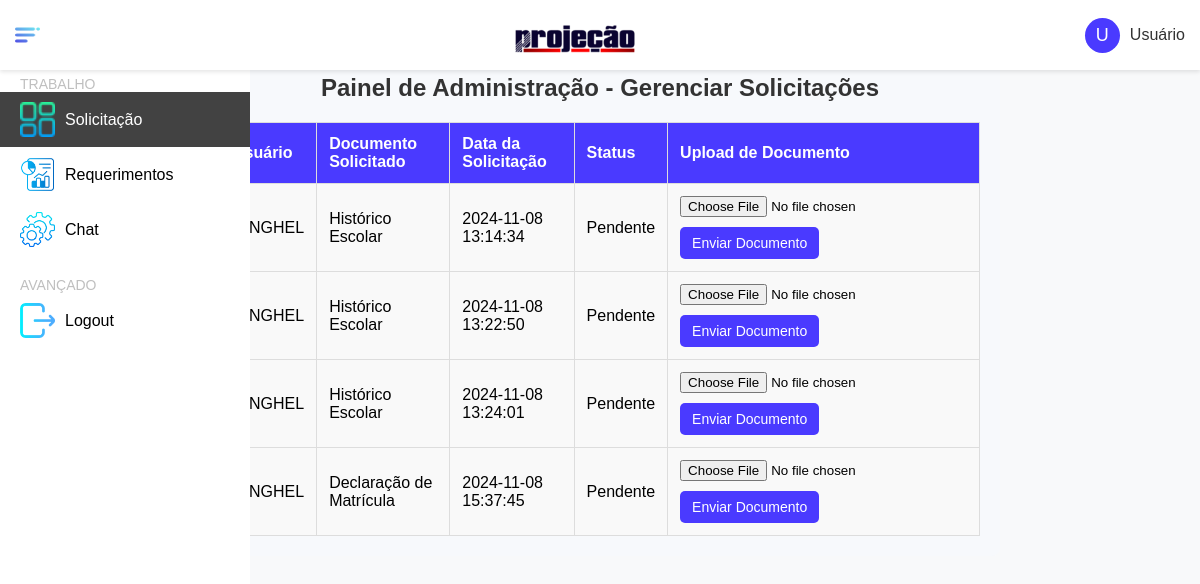
Page /Gataway2/resources/viewsadm/admin_panel.php (signed in) on the committed database.
### tables this page shows
CREATE TABLE `document_requests` (
  `id` int(11) NOT NULL,
  `user_id` int(11) NOT NULL,
  `document_type` varchar(100) NOT NULL,
  `status` enum('Pendente','Aprovado','Concluído') DEFAULT 'Pendente',
  `request_date` timestamp NOT NULL DEFAULT current_timestamp(),
  `document_file` varchar(255) DEFAULT NULL
);

CREATE TABLE `users` (
  `id` int(11) NOT NULL,
  `name` varchar(100) NOT NULL,
  `email` varchar(100) NOT NULL,
  `phone` varchar(20) DEFAULT NULL,
  `password` varchar(255) NOT NULL,
  `created_at` timestamp NOT NULL DEFAULT current_timestamp(),
  `last_document_requested` varchar(100) DEFAULT NULL,
  `request_status` enum('Pendente','Aprovado','Concluido') DEFAULT 'Pendente',
  `request_date` timestamp NULL DEFAULT NULL,
  `last_document_issued` varchar(100) DEFAULT NULL,
  `issued_date` timestamp NULL DEFAULT NULL,
  `document_file` varchar(255) DEFAULT NULL,
  `address` varchar(255) DEFAULT NULL,
  `course` varchar(100) DEFAULT NULL,
  `profile_picture` varchar(255) DEFAULT NULL
);

### Gataway2/resources/viewsadm/admin_panel.php (the view, shortened to what this page needs)
<?php
include_once '../../app/Controllers/db.php';
$sql = "SELECT dr.id AS request_id, u.name, dr.document_type, dr.status, dr.request_date
        FROM document_requests dr
        JOIN users u ON dr.user_id = u.id
        WHERE dr.status = 'Pendente'";
$stmt = $conn->prepare($sql);
$stmt->execute();
$requests = $stmt->fetchAll(PDO::FETCH_ASSOC);
?>
<?php include(__DIR__ . '/components\headeradm.php'); ?>
<?php include(__DIR__ . '/components\sidebaradm.php'); ?>
<!DOCTYPE html>
<html lang="pt-br">
<head>
</head>
<body>
    <div class="container">
        <br><br><br><h2>Painel de Administração - Gerenciar Solicitações</h2>
        <table class="table">
            <thead>
                <tr>
                    <th>Usuário</th>
                    <th>Documento Solicitado</th>
                    <th>Data da Solicitação</th>
                    <th>Status</th>
                    <th>Upload de Documento</th>
                </tr>
            </thead>
            <tbody>
                <?php foreach ($requests as $request): ?>
                    <tr>
                        <td><?php echo htmlspecialchars($request['name']); ?></td>
                        <td><?php echo htmlspecialchars($request['document_type']); ?></td>
                        <td><?php echo htmlspecialchars($request['request_date']); ?></td>
                        <td><?php echo htmlspecialchars($request['status']); ?></td>
                        <td>
                            <form action="admin_panel.php" method="POST" enctype="multipart/form-data">
                                <input type="file" name="document_file" required>
                                <button type="submit">Enviar Documento</button>
                            </form>
                        </td>
                    </tr>
                <?php endforeach; ?>
            </tbody>
        </table>
    </div>
</body>
</html>

### Gataway2/resources/viewsadm/components/headeradm.php (shortened to what this page needs)
<link rel="stylesheet" href="../../public/css/header.css">
<div class="header">
    <span class="menu-icon" id="iconSidenav">
        <img src="../../public/images/menu.png" style="width: 25px; height: 20px;" alt="Menu" />
    </span>
    <div class="logo">
        <img src="../..\public\images\logo1.png " alt="Cashtime Logo">
    </div>
    <div class="user-info">
    <div class="user-icon">
        <?php
            echo isset($_SESSION['user_name']) ? strtoupper(substr($_SESSION['user_name'], 0, 1)) : 'U';
        ?>
    </div>
    <span class="user-name">
        <?php
            echo isset($_SESSION['user_name']) ? htmlspecialchars($_SESSION['user_name']) : 'Usuário';
        ?>
    </span>
</div>
</div>

### Gataway2/resources/viewsadm/components/sidebaradm.php (shortened to what this page needs)
<link rel="stylesheet" href="../../public/css/sidebar.css">
<aside class="side-nav navbar" id="sidenav-main" style="align-content: flex-start;">
<br><br>
    <div class="collapse navbar-collapse w-auto h-100" id="sidenav-collapse-main">
        <ul class="navbar-nav">
            <span class="nav-subtitles">Trabalho</span>
            <li class="navItem">
                <a class="navLink active" href="../..\resources\viewsadm\admin_panel.php">
                    <img class="icon" src="../..\public\images\icons\layout.png" alt="Dashboard Icon" />
                    <span class="navLink-text ms-1">Solicitação</span>
                </a>
            </li>
            <li class="navItem">
                <a class="navLink" href="admin_dashboard.php">
                    <img class="icon" src="../..\public\images\icons\Relatorio.png" alt="Reports Icon" />
                    <span class="navLink-text ms-1">Requerimentos</span>
                </a>
            </li>
            <li class="navItem">
                <a class="navLink" href="chat_admin.php">
                    <img class="icon" src="../..\public\images\icons\config.png" alt="Webhooks Icon" />
                    <span class="navLink-text ms-1">Chat</span>
                </a>
            </li>
        </ul>
        <ul class="navbar-nav">
            <span class="nav-subtitles">Avançado</span>
            <li class="navItem">
                <a class="navLink" href="logoutadm.php">
                    <img class="icon" src="../..\public\images\icons\exit.png" alt="Logout Icon" />
                    <span class="navLink-text ms-1">Logout</span>
                </a>
            </li>
        </ul>
    </div>
</aside>

### Gataway2/public/css/header.css (style rules this page uses)
.header { position: fixed; top: 0; left: 0; width: 100%; display: flex; justify-content: space-between; align-items: center; padding: 15px; background-color: #fff; box-shadow: 0 2px 4px rgba(0, 0, 0, 0.1); z-index: 1000; }
.logo img { height: 40px; }
.user-info { position: relative; display: flex; align-items: center; cursor: pointer; }
.user-icon { width: 35px; height: 35px; border-radius: 50%; background-color: #4a3aff; color: #fff; font-size: 18px; display: flex; justify-content: center; align-items: center; margin-right: 10px; }
.user-name { font-size: 16px; color: #333; }

### Gataway2/public/css/sidebar.css (style rules this page uses)
* { margin: 0; padding: 0; box-sizing: border-box; }
body { font-family: Arial, sans-serif; background-color: #f8f9fa; }
.side-nav { width: 250px; background-color: #ffffff; color: #2a2a2a; position: fixed; height: 100vh; overflow-y: auto; padding-top: 20px; }
.menu-icon { width: 50px; height: 20px; cursor: pointer; }
.navbar-nav { list-style: none; padding-left: 0; margin-top: 20px; }
.nav-subtitles { font-size: 14px; color: #bfbfbf; text-transform: uppercase; padding: 10px 20px; }
.navItem { display: block; }
.navLink { display: flex; align-items: center; padding: 10px 20px; color: #000000; text-decoration: none; transition: background-color 0.3s; }
.navLink:hover, .navLink.active { background-color: #424242; color: #ffffff; }
.navLink .icon { width: 35px; height: 35px; margin-right: 10px; }
.navLink-text { font-size: 16px; }
#sidenav-main { transition: transform 0.3s ease; }

### Gataway2/resources/viewsadm/admin_panel.php (style rules this page uses)
* { margin: 0; padding: 0; box-sizing: border-box; font-family: Arial, sans-serif; }
.container { max-width: 800px; margin: 0 auto; padding: 20px; background-color: #f7f9fc; border-radius: 8px; }
h2 { color: #333; margin-bottom: 20px; text-align: center; }
.table { width: 100%; border-collapse: collapse; margin-top: 20px; }
.table th, .table td { padding: 12px; border: 1px solid #ddd; text-align: left; }
.table th { background-color: #4a3aff; color: #fff; }
.table td { background-color: #f9f9f9; }
button { padding: 8px 12px; background-color: #4a3aff; color: #fff; border: none; border-radius: 5px; cursor: pointer; font-size: 14px; }
input[type="file"] { margin-bottom: 10px; }

### rows in the picture
document_requests: user.name "HINGHEL", document_type "Histórico Escolar", request_date "2024-11-08 13:14:34", status "Pendente"
document_requests: user.name "HINGHEL", document_type "Histórico Escolar", request_date "2024-11-08 13:22:50", status "Pendente"
document_requests: user.name "HINGHEL", document_type "Histórico Escolar", request_date "2024-11-08 13:24:01", status "Pendente"
document_requests: user.name "HINGHEL", document_type "Declaração de Matrícula", request_date "2024-11-08 15:37:45", status "Pendente"
